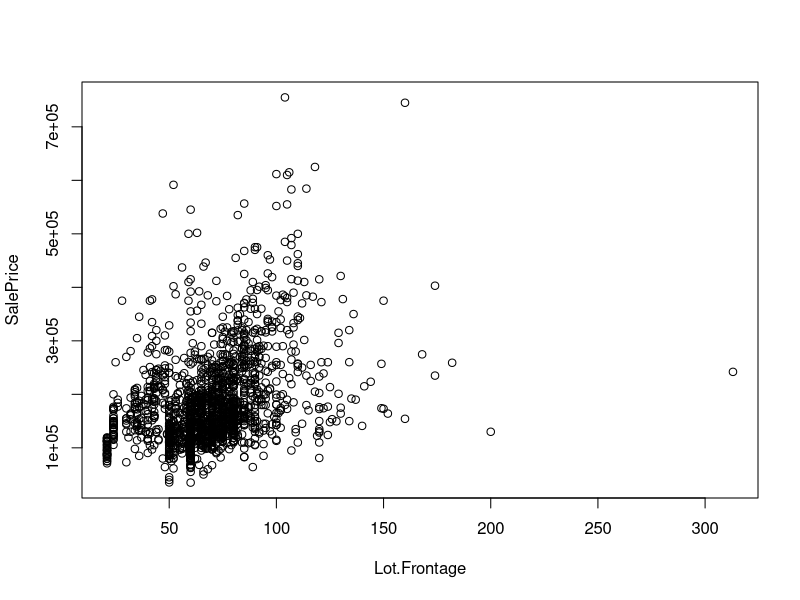
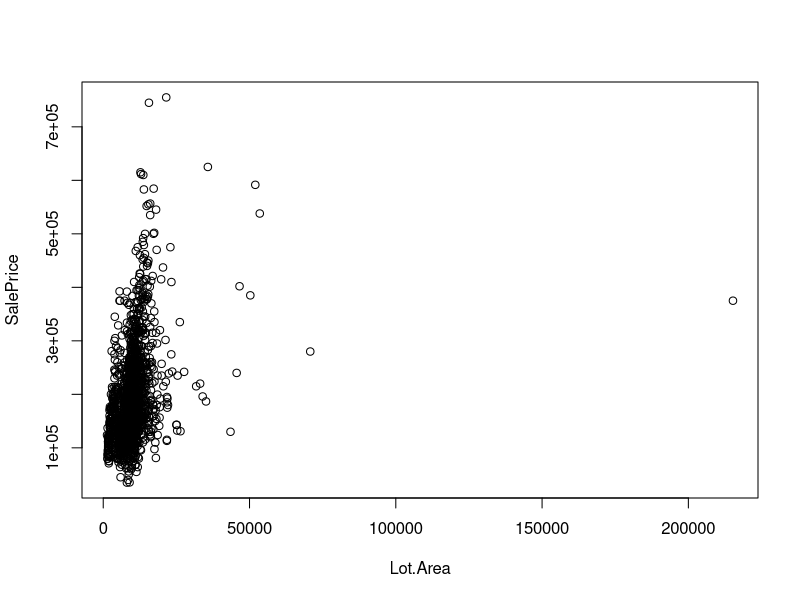
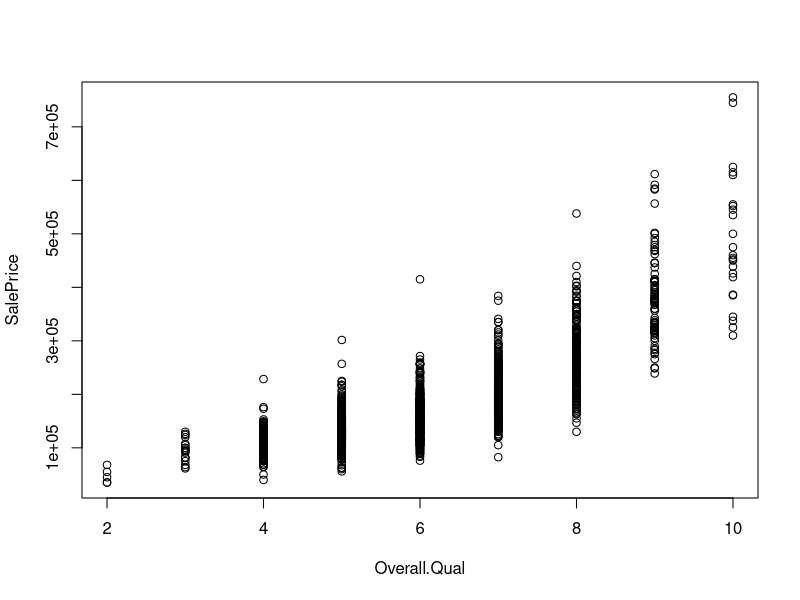
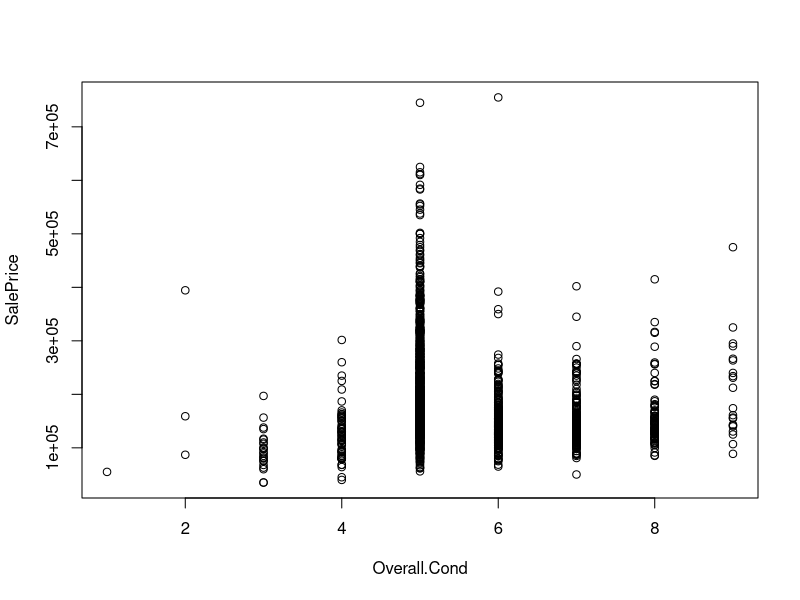
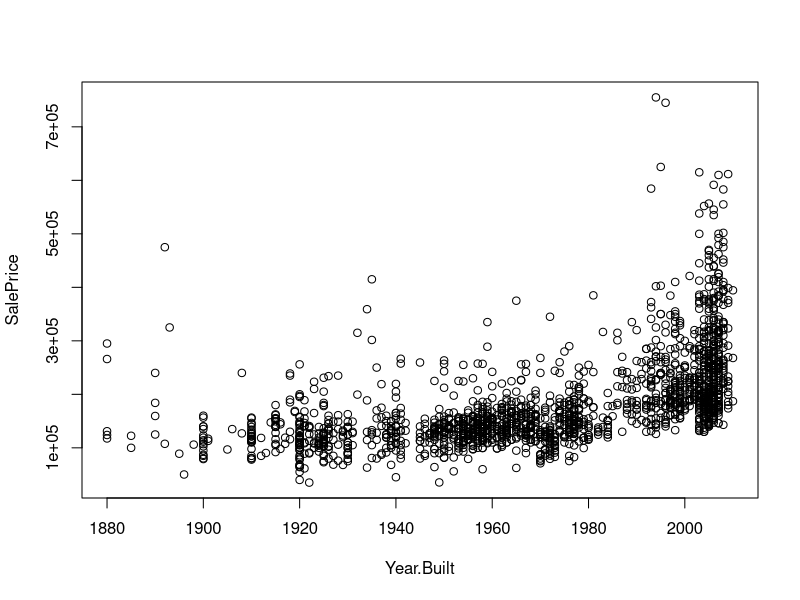
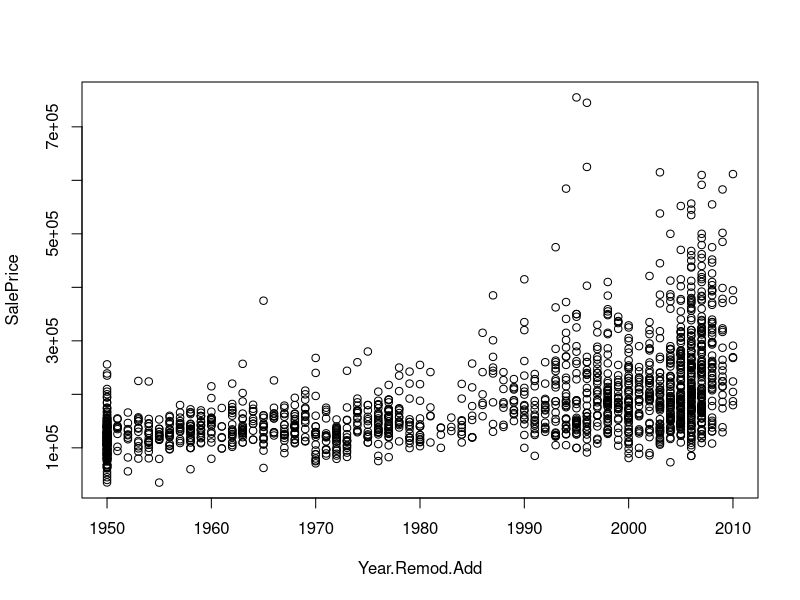
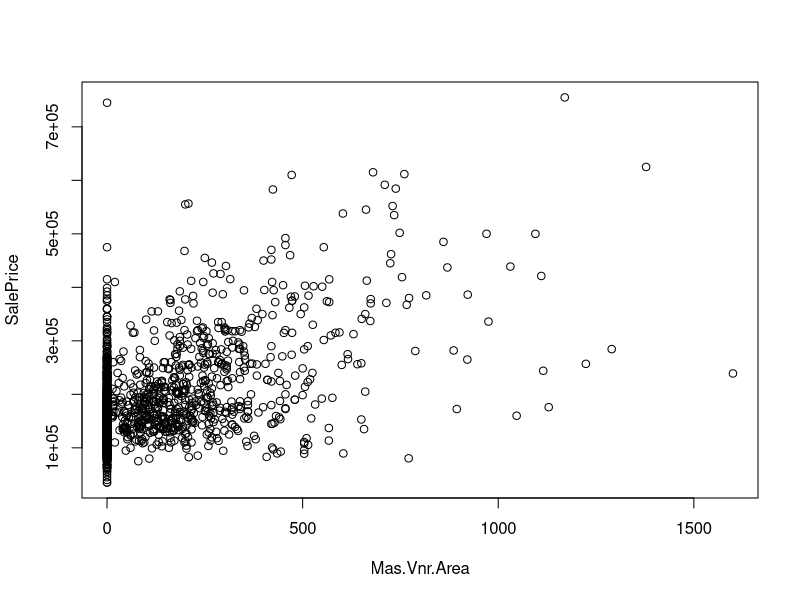
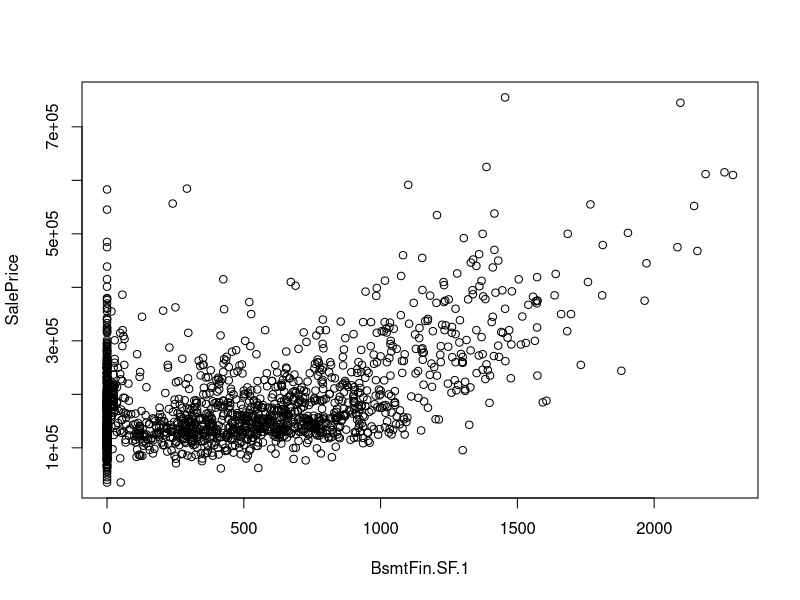

The R script that drew these images, in order:
## ---- chunk 1
knitr::opts_chunk$set(echo = TRUE)
# Load Packages:
library(MASS)
library(ggplot2)
library(markdown)
library(knitr)
library(RColorBrewer)
# Read data into system:
data <- read.csv("AmesHousing.csv")
## ---- chunk 2
# Set Seed to Save Models:
set.seed(1)

# check head of dataframe:
head(data, n = 10)

# Look at structure of dataframe:
str(data)

# Look at missing values in dataframe:
summary(data)
## ---- chunk 3
# Remove Missing Values from Data:
data2= na.omit(data)
# check structure of dataframe:
str(data2)

# Split Training Set 70/30
train <- sample(2258,1800)
test <- (c(1:2258)[-train])

# Create a data frame with continuous variables only:
num.ames=data.frame(data2[,c(2,3,14:17,23,31,33:35,40:49,51,53,56,58,59,63:68,70,71,74)])

# Checking Data Correlation and Distribution:
plot(SalePrice ~., data = num.ames, subset = train)
## ---- chunk 4
# Create First Model:
fit <- lm(SalePrice ~ Overall.Qual + Year.Built + Year.Remod.Add + BsmtFin.SF.1 + Total.Bsmt.SF + X1st.Flr.SF + Gr.Liv.Area + TotRms.AbvGrd +
            Garage.Yr.Blt + Wood.Deck.SF +  Open.Porch.SF, data = num.ames, subset = train)

# Return model summary of first model:
summary(fit)

# Create Second Model:
fit2 <- lm(SalePrice ~ Overall.Qual + Year.Built + Year.Remod.Add + BsmtFin.SF.1 + Total.Bsmt.SF + X1st.Flr.SF + Gr.Liv.Area + TotRms.AbvGrd +
            Garage.Yr.Blt + Wood.Deck.SF, data = num.ames, subset = train)
# Return model summary of second model:
summary(fit2)

# Create Third Model:
fit3 <- lm(SalePrice ~ Overall.Qual + Year.Built + Year.Remod.Add + BsmtFin.SF.1 + Total.Bsmt.SF + X1st.Flr.SF + Gr.Liv.Area + Garage.Yr.Blt + Wood.Deck.SF, data = num.ames, subset = train)
# Return model summary of third model:
summary(fit3)
## ---- chunk 5
# Plot Fitted vs Residuals:
plot(fit3$res~fit3$fitted, main = "Fitted vs Residuals")
# Check normality of model:
hist(fit3$res, main = "Normality Test",
     col = c("blue", "red", "green"))
# Plot qq-plot:
qqnorm((fit3$res))
# add reference line:
qqline(fit3$res)
# Compute Shapiro-Wilk Test for Normality Check:
shapiro.test(fit3$res)
## ---- chunk 6
# Run boxcox transformation to help normalize data:
boxcox(SalePrice~Overall.Qual + Year.Built + Year.Remod.Add + BsmtFin.SF.1 + Total.Bsmt.SF + X1st.Flr.SF + Gr.Liv.Area + TotRms.AbvGrd +
         Garage.Yr.Blt + Wood.Deck.SF, data = num.ames)
# Create new variable that is the log of SalesPrice:
SalePriceLog <- log(num.ames$SalePrice)

# Create new model using SalesPriceLog for the dependent variable:
fit4 <- lm(SalePriceLog~Overall.Qual + Year.Built + Year.Remod.Add + BsmtFin.SF.1 + Total.Bsmt.SF + X1st.Flr.SF + Gr.Liv.Area + TotRms.AbvGrd +
         Garage.Yr.Blt + Wood.Deck.SF, data = num.ames)

# Plot Fitted vs Residual Values:
plot(fit4$res~fit4$fitted, main = "Diagnostic Check Model 4")
## ---- chunk 7
# Using anova: determine the categorical variables to use in the final model:
model1 = lm(SalePriceLog ~ Overall.Qual + Year.Built + Year.Remod.Add + BsmtFin.SF.1 + Total.Bsmt.SF + X1st.Flr.SF + Gr.Liv.Area + Wood.Deck.SF + Open.Porch.SF, data = data2, subset = train)
model2 = lm(SalePriceLog ~ Overall.Qual + Year.Built + Year.Remod.Add + BsmtFin.SF.1 + Total.Bsmt.SF + X1st.Flr.SF + Gr.Liv.Area + Wood.Deck.SF + Open.Porch.SF + Street, data = data2, subset = train)
anova(model1,model2)
str(data2)
